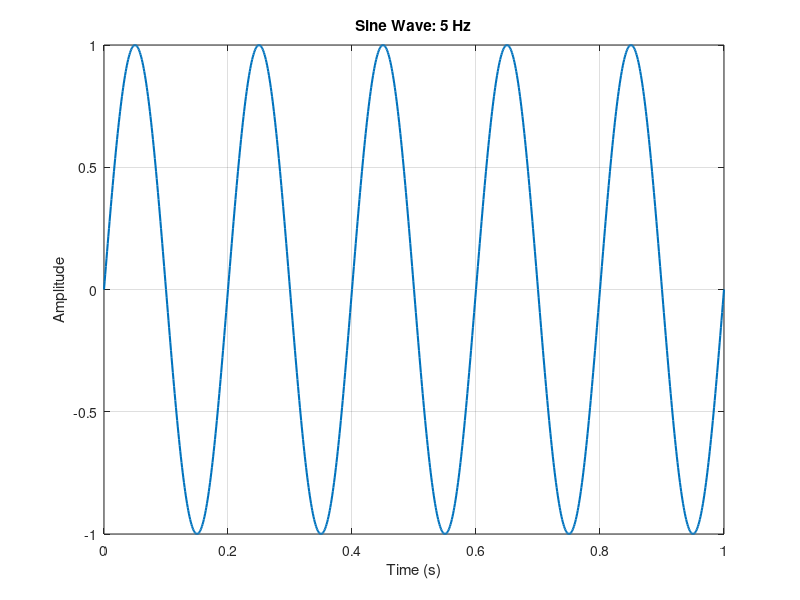
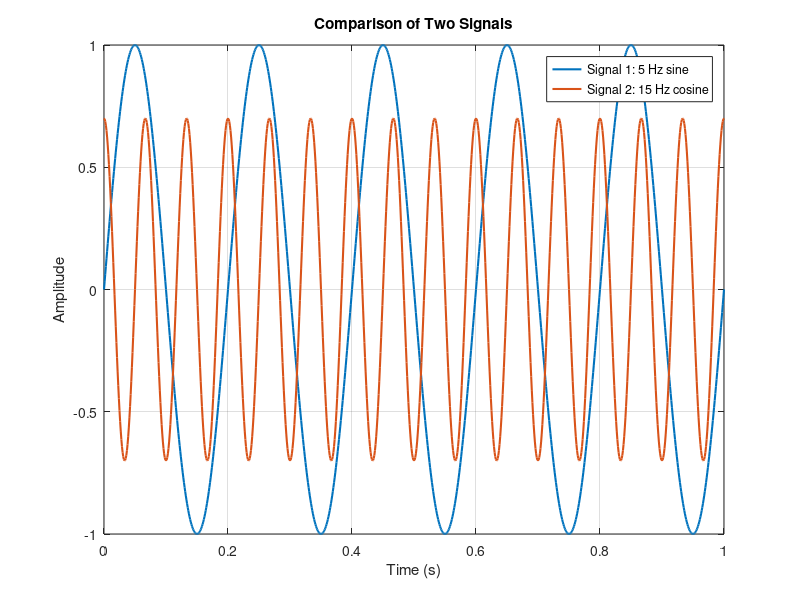
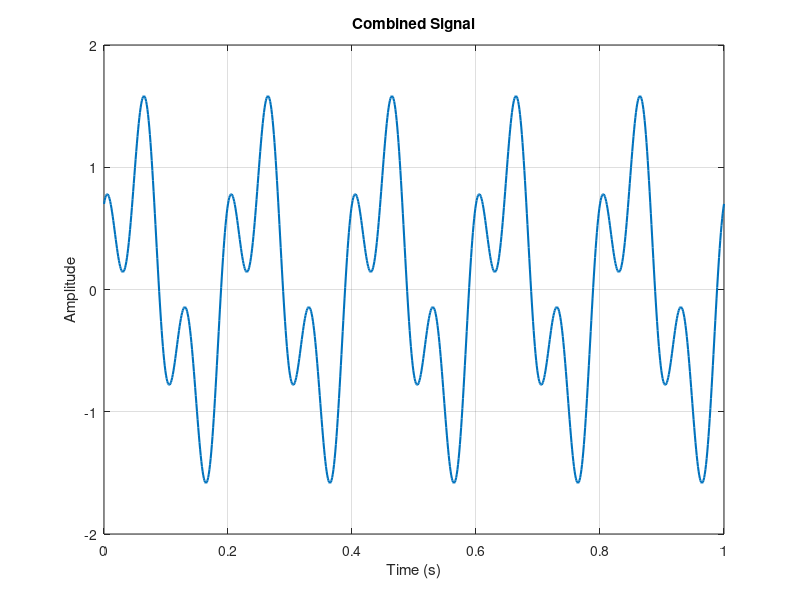
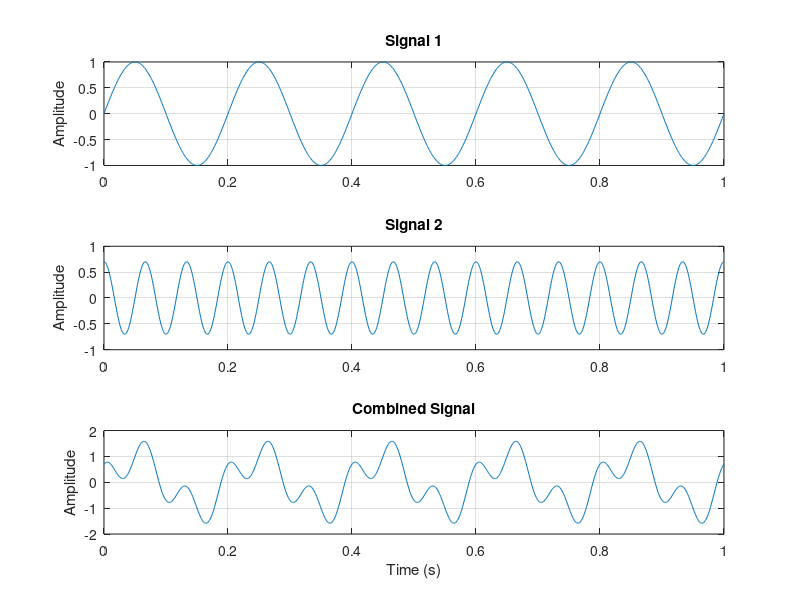

These figures' MATLAB source, in order:
%% SESSION 1.3: PLOTTING SIGNALS
% This script demonstrates plotting, labeling axes, legends, grid, and
% comparing signals.

clc;
clear;
close all;

disp('SESSION 1.3: PLOTTING SIGNALS');
disp('-----------------------------');

%% Time vector
fs = 1000;               % Sampling frequency in Hz
t = 0:1/fs:1;            % 1 second duration

%% Signals
f1 = 5;                  % 5 Hz
f2 = 15;                 % 15 Hz
signal1 = sin(2*pi*f1*t);
signal2 = 0.7*cos(2*pi*f2*t);

combined_signal = signal1 + signal2;

%% Plot single signal
figure;
plot(t, signal1, 'LineWidth', 1.5);
xlabel('Time (s)');
ylabel('Amplitude');
title('Sine Wave: 5 Hz');
grid on;

%% Plot two signals together
figure;
plot(t, signal1, 'LineWidth', 1.5);
hold on;
plot(t, signal2, 'LineWidth', 1.5);
xlabel('Time (s)');
ylabel('Amplitude');
title('Comparison of Two Signals');
legend('Signal 1: 5 Hz sine', 'Signal 2: 15 Hz cosine');
grid on;

%% Plot combined signal
figure;
plot(t, combined_signal, 'LineWidth', 1.5);
xlabel('Time (s)');
ylabel('Amplitude');
title('Combined Signal');
grid on;

%% Subplot comparison
figure;
subplot(3,1,1);
plot(t, signal1);
title('Signal 1');
ylabel('Amplitude');
grid on;

subplot(3,1,2);
plot(t, signal2);
title('Signal 2');
ylabel('Amplitude');
grid on;

subplot(3,1,3);
plot(t, combined_signal);
title('Combined Signal');
xlabel('Time (s)');
ylabel('Amplitude');
grid on;

%% Engineering example: Voltage decay in a resistor-capacitor-like trend
tau = 0.2;           % time constant
V0 = 5;
v_decay = V0 * exp(-t / tau);

figure;
plot(t, v_decay, 'LineWidth', 1.8);
xlabel('Time (s)');
ylabel('Voltage (V)');
title('Exponential Voltage Decay');
grid on;

disp('Plots created successfully.');
disp('Change frequency, amplitude, or time constant and re-run to observe effects.');
